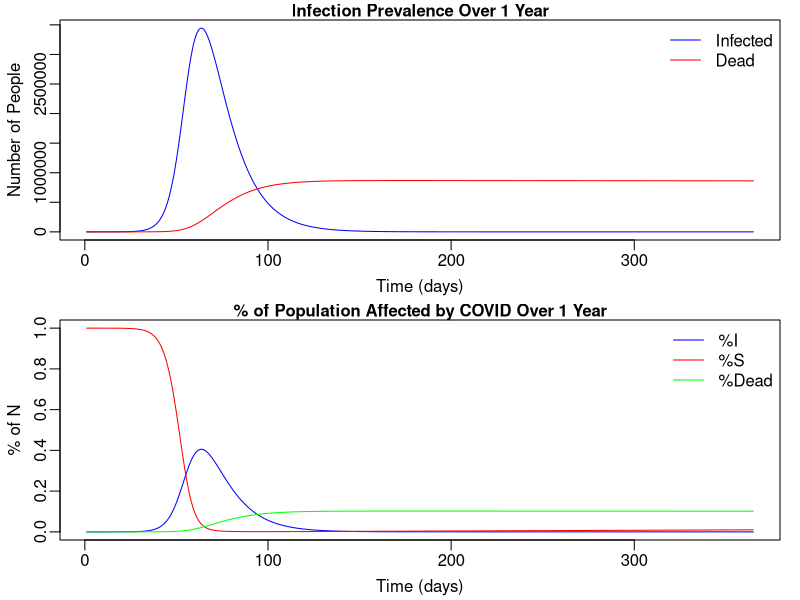
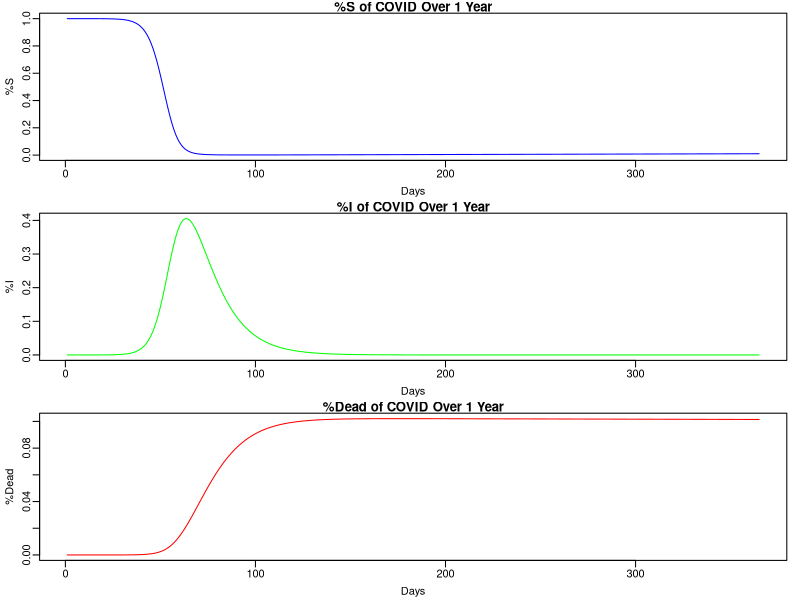
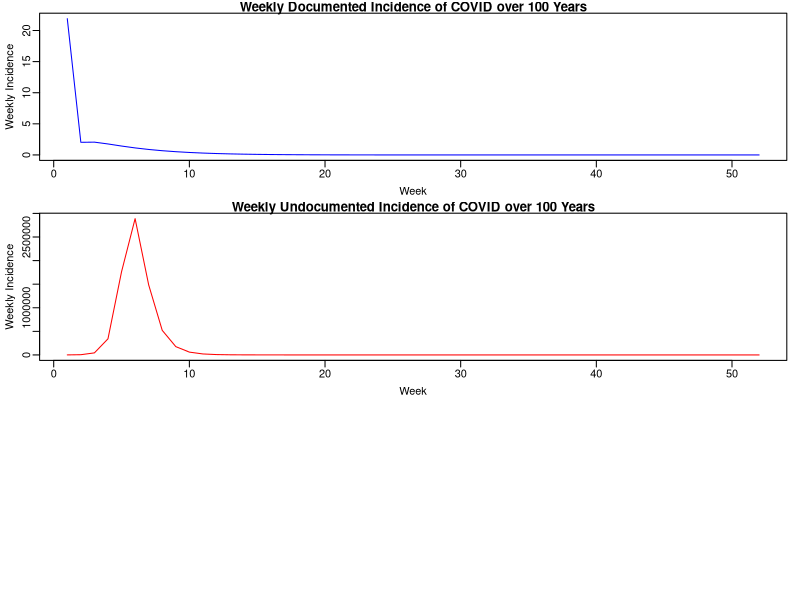
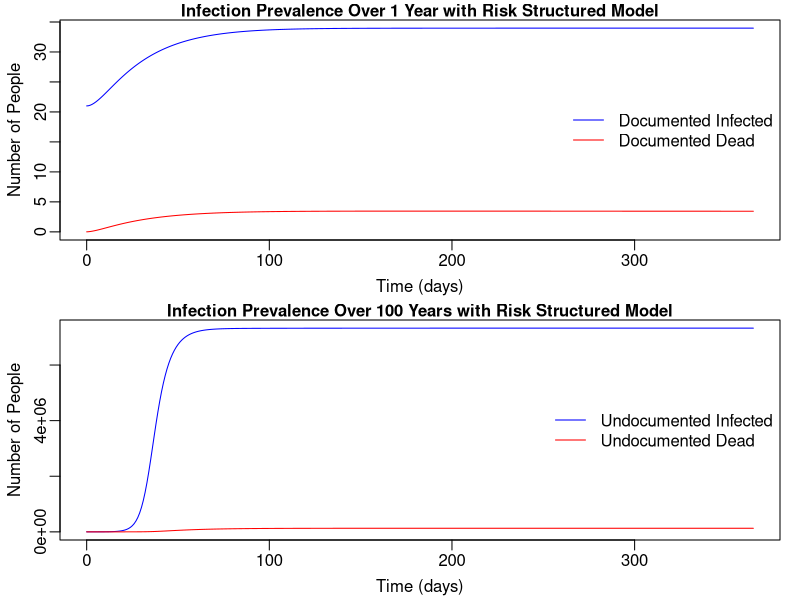
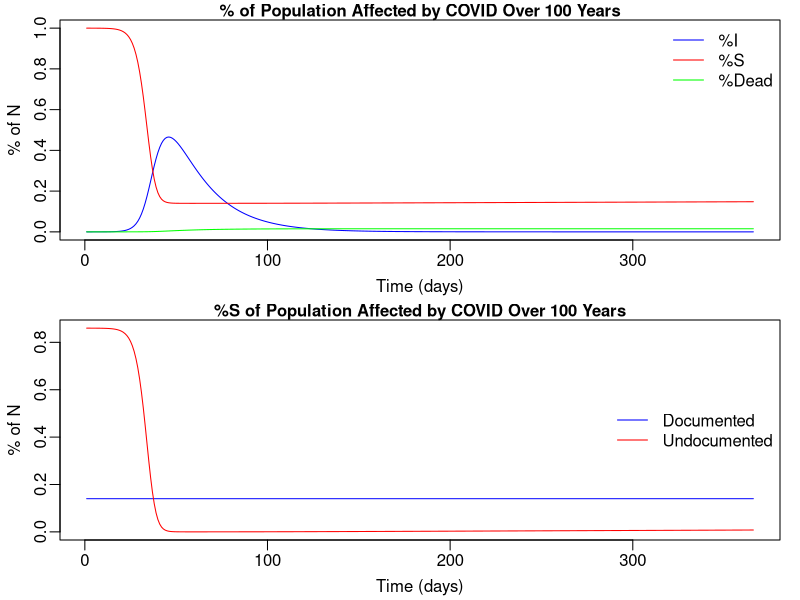

The R script that drew these images, in order:
## ---- chunk 1
library(deSolve)

#Documented cases only 
COVID=function(times,state,parameters){
  with(as.list(c(state,parameters)),{
    
    # rate of change for DOCUMENTED cases
    dS =  -S/N * (beta.I*(1+beta1*cos(omega*times)) * I + beta.H * H) + mu*N - mu*S;
    dE = S/N * (beta.I*(1+beta1*cos(omega*times)) * I + beta.H * H)  -  alpha*E -mu*E;
    dI = alpha*E - I*( (gamma_h*theta1*(1-delta2)) + (gamma_f*(1-theta1)*(1-delta2)) + (gamma_i*(1-theta1)*delta2) ) - mu*I;
    dH = gamma_h*theta1*(1-delta2)*I - H*( (gamma_d*delta1)  +  (gamma_r*(1-delta1)) ) - mu*H;
    dR = gamma_r*(1-delta1)*H + (gamma_f*(1-theta1)*(1-delta2))*I - mu*R;
    dDead = (gamma_i*(1-theta1)*delta2)*I + H*(gamma_d*delta1) - mu*Dead;
    dcumInci = alpha * E; # cumulative incidence
    
    # return the rate of change
    list(c(dS,dE, dI,dH, dR, dDead, dcumInci))
  }) # end with(as.list...)
}

N=8500000;
I0=21;
E0=0;
cumInci0=E0+I0;
H0=R0=Dead0=0;
S0=N-I0-E0;
state=c(S=S0,E=E0,I=I0,H=H0,R=R0,Dead=Dead0,cumInci=cumInci0)

## parameters for the COVID outbreak 2019 for DOCUMENTED cases with no intervention
# no intervention
alpha = 1/6.4 #latent period
gamma_f = 1/20.5 #from infected to recovered without hospitalization
gamma_i = 1/16 #from infection to death
gamma_h = 1/5.8 #from infected to hospitalized
gamma_d = 1/(16-5.8) #from hospitalization to death
gamma_r = 1/7 #rate of recovery
mu = 1/(78.7*365) #birth/death rate = 1/life expectancy in days
omega = 2*pi/365 #sinusoidal forcing

theta1 = 0.21 #proportion of infected who are hospitalized
delta1 = 0.26 #case fatality rate for hospitalized infections
delta2 = 0.0139 #case fatality rate for non-hospitalized infections
beta1 = 1.12 #peak force of infection
beta.I = 0.4 #transmission in the community
beta.H = 1/9.5 #transmission rate in hospital
times=seq(1,365,by=1) # run for 10 years

docparms.NoCtrl= c(alpha=alpha,
                   beta.I=beta.I,
                   beta.H=beta.H,
                   beta1=beta1,
                   gamma_f=gamma_f,
                   gamma_i=gamma_i,
                   mu=mu,
                   gamma_h=gamma_h,
                   gamma_d=gamma_d,
                   gamma_r=gamma_r,
                   theta1=theta1,
                   delta1=delta1,
                   delta2=delta2,
                   omega=omega)

COVID.sim=ode(y=state,times=times,func=COVID,parms=docparms.NoCtrl);
inci=COVID.sim[seq(7,nrow(COVID.sim),by=7),'cumInci']-c(0,COVID.sim[seq(7,nrow(COVID.sim)-7,by=7),'cumInci']) #weekly incidence
death_week=COVID.sim[seq(7,nrow(COVID.sim),by=7),'Dead']-c(0,COVID.sim[seq(7,nrow(COVID.sim)-7,by=7),'Dead']) #weekly death incidence 

i.sim=COVID.sim[,'I']/N  # %I
s.sim=COVID.sim[,'S']/N #%S
d.sim=COVID.sim[,'Dead']/N # %Dead
all.sim=cbind(i.sim,s.sim,d.sim)
## ---- chunk 2
#Plot 
par(mfrow=c(2,1),mar=c(3,3,1,1),mgp=c(1.8,.5,0))
matplot(COVID.sim[,'time'], COVID.sim[,c('I','Dead')],type='l', 
        lwd=1,col=c('blue','red'),lty=1, main='Infection Prevalence Over 1 Year', cex.main=1,
        ylab='Number of People',xlab='Time (days)')
legend('topright',c('Infected','Dead'),col=c('blue','red'),
       lty=1, cex=1, lwd=1, bty='n')

matplot(all.sim[,c('i.sim','s.sim','d.sim')],type='l', 
     lwd=1,col=c('blue','red','green'),lty=1, main='% of Population Affected by COVID Over 1 Year', cex.main=1,
     ylab='% of N',xlab='Time (days)')
legend('topright',c('%I','%S','%Dead'),col=c('blue','red','green'),
       lty=1, cex=1, lwd=1, bty='n')

par(mfrow=c(3,1),mar=c(3,3,1,1),mgp=c(1.8,.5,0))
plot(s.sim,ylab='%S',xlab='Days',type='l',lwd=1, main="%S of COVID Over 1 Year",col='blue')
plot(i.sim,ylab='%I',xlab='Days',type='l',lwd=1, main="%I of COVID Over 1 Year",col='green')
plot(d.sim,ylab='%Dead',xlab='Days',type='l',lwd=1, main="%Dead of COVID Over 1 Year",col='red')
## ---- chunk 3
COVID_risk=function(times,state,parameters){
  with(as.list(c(state,parameters)),{
    
    # rate of change for DOCUMENTED cases
    dSD =  -SD/N * (beta.IDD*(1+beta1*cos(omega*times))*ID + beta.IDU*(1+beta1*cos(omega*times))*ID + beta.H*HD + beta.H*HD ) + mu*ND - mu*SD;
    dED = SD/N * (beta.IDD*(1+beta1*cos(omega*times))*ID + beta.IDU*(1+beta1*cos(omega*times))*ID + beta.H*HD + beta.H*HD ) - alpha*ED -mu*ED;
    dID = alpha*ED - ID*( (gamma_h*theta1*(1-delta2)) + (gamma_f*(1-theta1)*(1-delta2)) + (gamma_i*(1-theta1)*delta2) ) - mu*ID;
    dHD = gamma_h*theta1*(1-delta2)*ID - HD*( (gamma_d*delta1)  +  (gamma_r*(1-delta1)) ) - mu*HD;
    dRD = gamma_r*(1-delta1)*HD + (gamma_f*(1-theta1)*(1-delta2))*ID -mu*RD;
    dDeadD = (gamma_i*(1-theta1)*delta2)*ID+ HD*(gamma_d*delta1) -mu*DeadD;
    dcumInciD = alpha * ED; # cumulative incidence
    
    # rate of change for UNDOCUMENTED cases
    dSU =  -SU/N * (beta.IUU*(1+beta1*cos(omega*times))*IU + beta.IUD*(1+beta1*cos(omega*times))*IU) + mu*NU - mu*SU;
    dEU = SU/N * (beta.IUU*(1+beta1*cos(omega*times))*IU + beta.IUD*(1+beta1*cos(omega*times))*IU)  -  alpha*EU -mu*EU;
    dIU = alpha*EU - IU*( (gamma_f*(1-delta2)) + (gamma_i*delta2) ) - mu*IU;
    dRU = (gamma_f*(1-delta2))*IU + mu*RU ;
    dDeadU = (gamma_i*delta2)*IU - mu*DeadU;
    dcumInciU = alpha * EU; # cumulative incidence
    
    # return the rate of change
    list(c(dSD, dSU, dED, dEU, dID, dIU, dHD, dRD, dRU, dDeadD, dDeadU, dcumInciD, dcumInciU))
  }) # end with(as.list...)
}

N=8500000;
ND=N*(1-0.86);
ID_0=21;
ED_0=0;
SD_0=ND-ID_0-ED_0;
cumInciD_0=ED_0+ID_0;
HD_0=RD_0=DeadD_0=0;

NU=N*0.86;
IU_0=21;
EU_0=IU_0*20;
SU_0=NU-IU_0-EU_0;
cumInciU_0=EU_0+IU_0;
RU_0=DeadU_0=0;

state_risk=c(SD=SD_0, SU=SU_0, ED=ED_0, EU=EU_0, ID=ID_0, IU=IU_0, 
             HD=HD_0,RD=RD_0, RU=RU_0, DeadD=DeadD_0, DeadU=DeadU_0, cumInciD=cumInciD_0, cumInciU=cumInciU_0)

## parameters for the COVID outbreak 2019 for risk structured model with no intervention
# no intervention
beta.IDD = beta.IDU = 0.05 #transmission from documented 
beta.IUU = beta.IUD = 0.4 #transmission in community from undocumented
beta.H = 1/9.5 #transmission rate in hospital
beta1 = 0.55 #peak infection

alpha = 1/6.4 #latent period
gamma_f = 1/20.5 #from infected to recovered without hospitalization
gamma_i = 1/16 #from infection to death
gamma_h = 1/5.8 #from infected to hospitalized
gamma_d = 1/(16-5.8) #from hospitalization to death
gamma_r = 1/7 #rate of recovery
mu = 1/(78.7*365) #birth/death rate = 1/life expectancy in days
theta1 = 0.21 #proportion of infected who are hospitalized
delta1 = 0.26 #case fatality rate for hospitalized infections
delta2 = 0.0139 #case fatality rate for non-hospitalized infections
omega = 2*pi/365 #sinusoidal forcing

risk.parms= c(alpha=alpha,
                   beta.IDD=beta.IDD,
                   beta1=beta1,
                   beta.IUU = beta.IUU,
                   beta.IUD = beta.IUD,
                   beta.IDU = beta.IDU,
                   beta.H=beta.H,
                   gamma_f=gamma_f,
                   gamma_i=gamma_i,
                   mu=mu,
                   gamma_h=gamma_h,
                   gamma_d=gamma_d,
                   gamma_r=gamma_r,
                   theta1=theta1,
                   delta1=delta1,
                   delta2=delta2,
                   omega=omega)

times=seq(0,365,by=1) # run for 100 years
COVID_risk.sim=ode(y=state_risk,times=times,func=COVID_risk,parms=risk.parms);
inci_D=COVID_risk.sim[seq(7,nrow(COVID_risk.sim),by=7),'cumInciD']-c(0,COVID_risk.sim[seq(7,nrow(COVID_risk.sim)-7,by=7),'cumInciD']) #weekly incidence
inci_U=COVID_risk.sim[seq(7,nrow(COVID_risk.sim),by=7),'cumInciU']-c(0,COVID_risk.sim[seq(7,nrow(COVID_risk.sim)-7,by=7),'cumInciU']) #weekly incidence

death_weekD=COVID_risk.sim[seq(7,nrow(COVID_risk.sim),by=7),'DeadD']-c(0,COVID_risk.sim[seq(7,nrow(COVID_risk.sim)-7,by=7),'DeadD']) #weekly incidence of death
death_weekU=COVID_risk.sim[seq(7,nrow(COVID_risk.sim),by=7),'DeadU']-c(0,COVID_risk.sim[seq(7,nrow(COVID_risk.sim)-7,by=7),'DeadU']) #weekly incidence of death
death.week.inci = cbind(inci_D,inci_U,death_weekD,death_weekU)
death.week.inci_all = cbind(inci_D+inci_U,death_weekD+death_weekU)

i.sim_risk=(COVID_risk.sim[,'ID']+COVID_risk.sim[,'IU'])/N  # %I
s.sim_risk=(COVID_risk.sim[,'SD']+COVID_risk.sim[,'SU'])/N #%S
d.sim_risk=(COVID_risk.sim[,'DeadD']+COVID_risk.sim[,'DeadU'])/N # %Dead
all.sim_risk=cbind(i.sim_risk,s.sim_risk,d.sim_risk)


combined_sim=cbind(COVID_risk.sim[,'ID']+COVID_risk.sim[,'IU'],COVID_risk.sim[,'SD']+COVID_risk.sim[,'SU'],COVID_risk.sim[,'DeadD']+COVID_risk.sim[,'DeadU'],COVID_risk.sim[,'cumInciD']+COVID_risk.sim[,'cumInciU'], COVID_risk.sim[,'time'])

s.simD=COVID_risk.sim[,'SD']/N #%S
s.simU=COVID_risk.sim[,'SU']/N #%S
s.U =cbind(s.simD,s.simU)
## ---- chunk 4
#plot
plot(inci_D,ylab='Weekly Incidence',xlab='Week',type='l',lwd=1, main="Weekly Documented Incidence of COVID over 100 Years",col='blue')
plot(inci_U,ylab='Weekly Incidence',xlab='Week',type='l',lwd=1, main="Weekly Undocumented Incidence of COVID over 100 Years",col='red')

#Plot 
par(mfrow=c(2,1),mar=c(3,3,1,1),mgp=c(1.8,.5,0))
matplot(COVID_risk.sim[,'time'], COVID_risk.sim[,c('cumInciD','DeadD')],type='l', 
        lwd=1,col=c('blue','red'),lty=1, main='Infection Prevalence Over 1 Year with Risk Structured Model', cex.main=1,
        ylab='Number of People',xlab='Time (days)')
legend('right',c('Documented Infected','Documented Dead'),col=c('blue','red','green','purple'),
       lty=1, cex=1, lwd=1, bty='n')
matplot(COVID_risk.sim[,'time'], COVID_risk.sim[,c('cumInciU','DeadU')],type='l', 
        lwd=1,col=c('blue','red'),lty=1, main='Infection Prevalence Over 100 Years with Risk Structured Model', cex.main=1,
        ylab='Number of People',xlab='Time (days)')
legend('right',c('Undocumented Infected', 'Undocumented Dead'),col=c('blue','red'),
       lty=1, cex=1, lwd=1, bty='n')

matplot(all.sim_risk[,c('i.sim_risk','s.sim_risk','d.sim_risk')],type='l', 
        lwd=1,col=c('blue','red','green'),lty=1, main='% of Population Affected by COVID Over 100 Years', cex.main=1,
        ylab='% of N',xlab='Time (days)')
legend('topright',c('%I','%S','%Dead'),col=c('blue','red','green'),
       lty=1, cex=1, lwd=1, bty='n')

matplot(s.U[,c('s.simD','s.simU')],type='l', 
        lwd=1,col=c('blue','red','green'),lty=1, main='%S of Population Affected by COVID Over 100 Years', cex.main=1,
        ylab='% of N',xlab='Time (days)')
legend('right',c('Documented','Undocumented'),col=c('blue','red','green'),
       lty=1, cex=1, lwd=1, bty='n')
